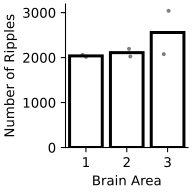

The Python source for this figure:
# %% This is to answer q1: Which brain area (if any) has the highest density of ripples (i.e. “hippocampal” ripples traditionally occurring during sharp wave-ripples)?

from joblib import Parallel, delayed
from pathlib import Path
import gc

import numpy as np
import matplotlib.pyplot as plt
import seaborn as sns
from tqdm.auto import trange
import pandas as pd
from ripple_detection import Kay_ripple_detector

# your path to the dataset
dataset_folder = Path('data')
fs = 500  # Hz, sampling rate

# %% Your data

def process_mouse(mouse_id):
    lfp_folder = dataset_folder / str(mouse_id)
    lfps = [np.load(lfp_folder / f"lfp_{i}.npy") for i in range(1, 4)]
    time = np.arange(lfps[0].shape[1]) / fs
    speed = np.zeros(len(time))  # Animal speed

    res = []
    for lf_idx, lfp in enumerate(lfps):
        ripple_times = Kay_ripple_detector(
            time, lfp.T, speed, fs,
            minimum_duration=0.015,     # seconds
            zscore_threshold=2.0
        )
        res.append((mouse_id, lf_idx + 1, len(ripple_times)))
    
    return pd.DataFrame(res, columns=["mouse_id", "brain_area", "#ripples"])

df_list = [process_mouse(mouse_id) for mouse_id in trange(1, 19)]
res = pd.concat(df_list, ignore_index=True)

# %% plot the results

fig, ax = plt.subplots(figsize=(2, 2), layout="constrained")
sns.barplot(x="brain_area", y="#ripples", data=res, ax=ax, fill=None, color="black", errorbar=None)
sns.stripplot(x="brain_area", y="#ripples", data=res, color="black", size=3, alpha=0.5, ax=ax)
sns.despine()
[x.patch.set_visible(False) for x in (fig, ax)]
ax.set(xlabel="Brain Area", ylabel="Number of Ripples")
fig.savefig("q1.svg", transparent=True)
